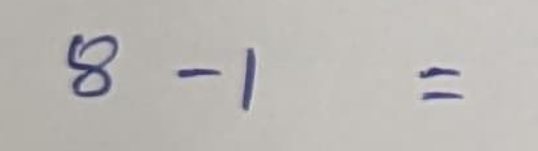
#> input picture handwritten-math-expressions-dataset/Handwritten_equations_images/10.png, 538 x 151 px, found by its file name; its folder holds only this picture in this run
$ jupyter execute --allow-errors PreprocessingImages.ipynb
#> lines starting #> are read from the running program, lines starting #| are printed output that depends on the picture; after the words box and inside, x2 and y2 are one past the last pixel; in counts of white or black regions, pixels touching at a corner belong together
<a href="https://www.kaggle.com/code/evannicely/processing-images-of-arithmetic-expressions?scriptVersionId=226420258" target="_blank"></a>

[cell 1]
import os
import re
import cv2
import matplotlib.pyplot as plt
import numpy as np

[cell 2]
folder_path = "/kaggle/input/handwritten-math-expressions-dataset/Handwritten_equations_images"

def numerical_sort(file):
    match = re.search(r'(\d+)', file)
    return int(match.group(1)) if match else float('inf')

file_paths = [os.path.join(folder_path, file) for file in os.listdir(folder_path) if file.endswith('.png')]
file_paths = sorted(file_paths, key = numerical_sort)

[cell 3]
def process_image(image_path):
    image = cv2.imread(image_path)
    # hsv = cv2.cvtColor(image, cv2.COLOR_BGR2HSV)
    # hsv[:,:,1] = np.clip(2 * hsv[:,:,1], 0, 255)
    # image = cv2.cvtColor(hsv, cv2.COLOR_HSV2BGR)
    image = cv2.cvtColor(image, cv2.COLOR_BGR2GRAY)
    # image = cv2.GaussianBlur(image, (5, 5), cv2.BORDER_DEFAULT)
    image = cv2.adaptiveThreshold(image,255,cv2.ADAPTIVE_THRESH_GAUSSIAN_C,cv2.THRESH_BINARY_INV,55,25)
    kernel = np.ones((3, 3), np.uint8)
    image = cv2.dilate(image, kernel, iterations=1)
    # blurred = cv2.blur(image, (5, 35))
    contours,_ = cv2.findContours(image, cv2.RETR_EXTERNAL, cv2.CHAIN_APPROX_SIMPLE)
    # print(len(contours))
    image = cv2.cvtColor(image, cv2.COLOR_GRAY2BGR)
    numbers = 0
    # new_image = np.shape(image)
    for c in contours:
        x, y, w, h = cv2.boundingRect(c)
        if (w > 7 or h > 15) and h > 4 and w < 200 and (h < 150 or w > 30):
            cv2.rectangle(image, (x, y), (x + w, y + h), (0, 255, 0), 1)
            numbers += 1
    image_key = int(re.search(r'(\d+)', image_path).group(1))
    plt.imshow(image, cmap = "gray")
    plt.title(f"Processed Image #{image_key} - found {numbers}")
    plt.show()

#> (a cell that did not finish here is left out)

[cell 5]
for image_path in file_paths:
    process_image(image_path)
#> in process_image, image is the input picture: shape (151, 538, 3); mean B, G, R 181.2, 184.4, 187.3
#> in process_image (call 2), `image = cv2.adaptiveThreshold(image,255,cv2.ADAPTIVE_THRESH_GAUSSIAN_C..`:
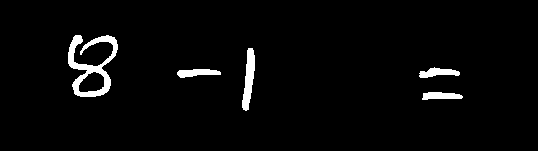
#> image: shape (151, 538); 3% white; 5 white regions, box (x1, y1, x2, y2) and area: (68, 35, 118, 97) 1175, (242, 48, 255, 111) 483, (177, 69, 221, 78) 267, (419, 67, 460, 78) 263, (422, 92, 463, 100) 248
#> in process_image (call 2), `image = cv2.dilate(image, kernel, iterations=1)`:
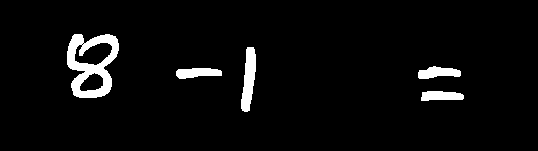
#> image: shape (151, 538); 4.2% white; 5 white regions
#> in process_image (call 2), `contours,_ = cv2.findContours(image, cv2.RETR_EXTERNAL, cv2.CHAIN_APPR..`: contours = 5 contours; box (x1, y1, x2, y2) and area: (67, 34, 119, 98) 2416, (241, 47, 256, 112) 568, (418, 66, 461, 79) 328, (176, 68, 222, 79) 327, (421, 91, 464, 101) 302
#> in process_image (call 2), `image = cv2.cvtColor(image, cv2.COLOR_GRAY2BGR)`: image: shape (151, 538, 3); 4.2% white; 5 white regions, box (x1, y1, x2, y2) and area: (67, 34, 119, 98) 1708, (241, 47, 256, 112) 639, (176, 68, 222, 79) 377, (418, 66, 461, 79) 376, (421, 91, 464, 101) 350
#> the loop in process_image (call 2), `for c in contours:` made 5 passes
#> (x, y, w, h) on passes 1 to 5: (421, 91, 43, 10), (176, 68, 46, 11), (418, 66, 43, 13), (241, 47, 15, 65), (67, 34, 52, 64)
#> after the loop in process_image (call 2), `for c in contours:`:
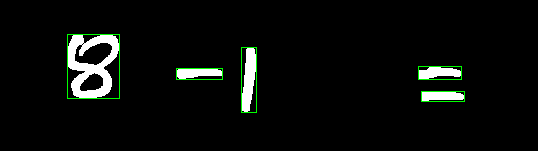
#> image: shape (151, 538, 3); mean B, G, R 10.5, 12.8, 10.5
#> after the loop in process_image (call 2), `for c in contours:`: numbers = 5

$ run again, on handwritten-math-expressions-dataset/Handwritten_equations_images/14.png
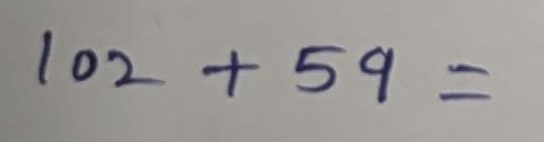
#> input picture handwritten-math-expressions-dataset/Handwritten_equations_images/14.png, 544 x 142 px, found by its file name
#> in process_image, image is the input picture: shape (142, 544, 3); mean B, G, R 149.3, 152.1, 155
#> in process_image (call 2), `image = cv2.dilate(image, kernel, iterations=1)`:
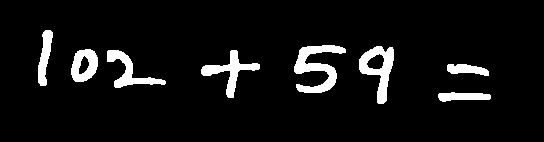
#> image: shape (142, 544); 6.9% white; 8 white regions
#> contours = 8 contours; box (x1, y1, x2, y2) and area: (359, 46, 394, 104) 1020, (294, 45, 346, 93) 978, (201, 50, 260, 98) 678, (71, 49, 98, 82) 660, (107, 50, 166, 88) 612, (38, 30, 53, 86) 417, (438, 92, 491, 102) 320, (447, 64, 489, 76) 290
#> the loop in process_image (call 2), `for c in contours:` made 8 passes
#> (x, y, w, h) on passes 1 to 8: (438, 92, 53, 10), (447, 64, 42, 12), (201, 50, 59, 48), (107, 50, 59, 38), (71, 49, 27, 33), (359, 46, 35, 58), (294, 45, 52, 48), (38, 30, 15, 56)
#> after the loop in process_image (call 2), `for c in contours:`:
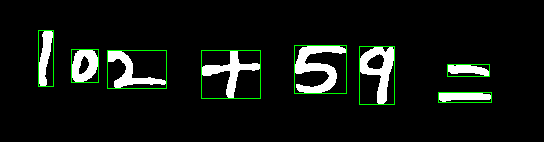
#> image: shape (142, 544, 3); mean B, G, R 17.1, 21.3, 17.1
#> after the loop in process_image (call 2), `for c in contours:`: numbers = 8

$ run again, on handwritten-math-expressions-dataset/Handwritten_equations_images/15.png
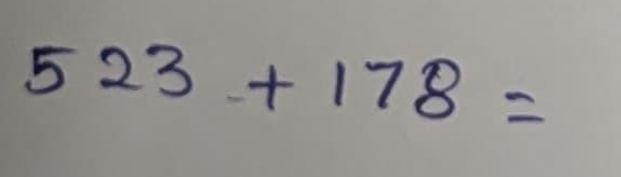
#> input picture handwritten-math-expressions-dataset/Handwritten_equations_images/15.png, 621 x 177 px, found by its file name
#> in process_image, image is the input picture: shape (177, 621, 3); mean B, G, R 144.5, 147.2, 150.3
#> in process_image (call 2), `image = cv2.dilate(image, kernel, iterations=1)`:
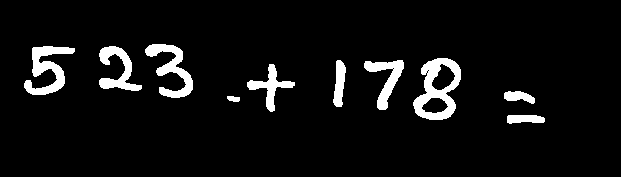
#> image: shape (177, 621); 6.2% white; 10 white regions
#> contours = 10 contours; largest, box (x1, y1, x2, y2) and area: (413, 58, 461, 120) 1988, (24, 46, 75, 95) 964, (145, 44, 193, 98) 890, (99, 46, 142, 91) 734, (364, 60, 404, 110) 676
#> the loop in process_image (call 2), `for c in contours:` made 10 passes
#> (x, y, w, h) on passes 1 to 8: (507, 115, 38, 9), (227, 96, 13, 6), (504, 91, 31, 13), (247, 64, 48, 48), (364, 60, 40, 50), (333, 60, 13, 47), (413, 58, 48, 62), (99, 46, 43, 45)
#> after the loop in process_image (call 2), `for c in contours:`:
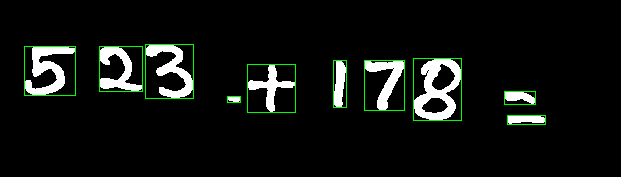
#> image: shape (177, 621, 3); mean B, G, R 15.4, 18.9, 15.4
#> after the loop in process_image (call 2), `for c in contours:`: numbers = 10

$ run again, on handwritten-math-expressions-dataset/Handwritten_equations_images/16.png
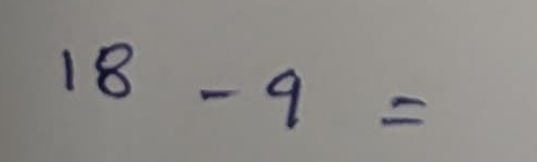
#> input picture handwritten-math-expressions-dataset/Handwritten_equations_images/16.png, 537 x 162 px, found by its file name
#> in process_image, image is the input picture: shape (162, 537, 3); mean B, G, R 135.4, 138.5, 141.1
#> in process_image (call 2), `image = cv2.dilate(image, kernel, iterations=1)`:
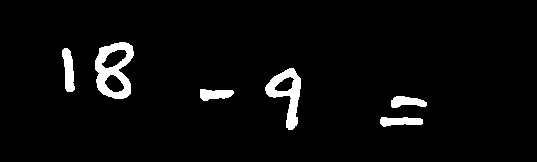
#> image: shape (162, 537); 3.9% white; 6 white regions
#> contours = 6 contours; box (x1, y1, x2, y2) and area: (95, 42, 134, 99) 1598, (265, 68, 301, 130) 1008, (62, 48, 75, 92) 334, (380, 117, 423, 127) 270, (200, 89, 234, 101) 257, (391, 96, 427, 108) 253
#> the loop in process_image (call 2), `for c in contours:` made 6 passes
#> (x, y, w, h) on passes 1 to 6: (380, 117, 43, 10), (391, 96, 36, 12), (200, 89, 34, 12), (265, 68, 36, 62), (62, 48, 13, 44), (95, 42, 39, 57)
#> after the loop in process_image (call 2), `for c in contours:`:
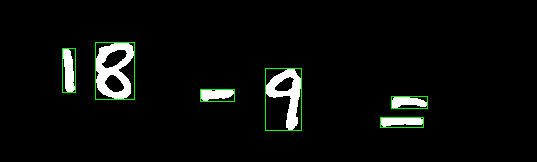
#> image: shape (162, 537, 3); mean B, G, R 9.8, 12.1, 9.8
#> after the loop in process_image (call 2), `for c in contours:`: numbers = 6

$ run again, on handwritten-math-expressions-dataset/Handwritten_equations_images/11.png
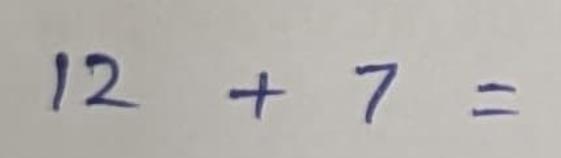
#> input picture handwritten-math-expressions-dataset/Handwritten_equations_images/11.png, 561 x 158 px, found by its file name
#> in process_image, image is the input picture: shape (158, 561, 3); mean B, G, R 174.3, 178.3, 181.3
#> in process_image (call 2), `image = cv2.dilate(image, kernel, iterations=1)`:
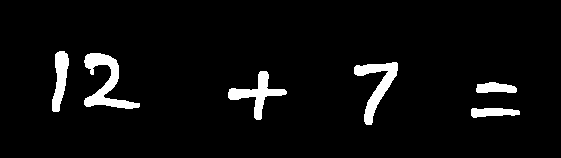
#> image: shape (158, 561); 4.9% white; 6 white regions
#> contours = 6 contours; box (x1, y1, x2, y2) and area: (84, 53, 140, 109) 1026, (354, 62, 398, 125) 870, (228, 71, 287, 120) 755, (52, 51, 69, 112) 562, (471, 108, 520, 118) 310, (476, 82, 517, 93) 302
#> the loop in process_image (call 2), `for c in contours:` made 6 passes
#> (x, y, w, h) on passes 1 to 6: (471, 108, 49, 10), (476, 82, 41, 11), (228, 71, 59, 49), (354, 62, 44, 63), (84, 53, 56, 56), (52, 51, 17, 61)
#> after the loop in process_image (call 2), `for c in contours:`:
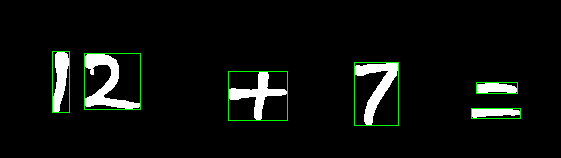
#> image: shape (158, 561, 3); mean B, G, R 12.1, 15.1, 12.1
#> after the loop in process_image (call 2), `for c in contours:`: numbers = 6
